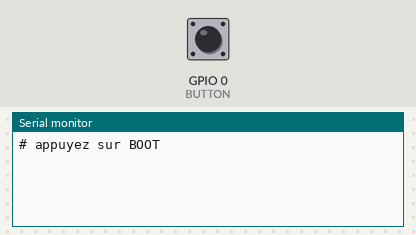
Bench run of a sketch on a simulated ESP32. Shown: the last lines printed to the serial monitor. The inputs (shaded band) are chosen by the test bench; at power-on: GPIO 0 (BUTTON) HIGH.

Above: at 1.5 s.
1.6 s: GPIO 0 (BUTTON) pulled LOW for 0.15 s
At 1.9 s:
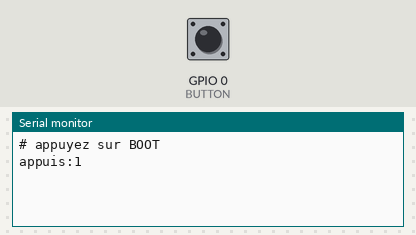
3.2 s: GPIO 0 (BUTTON) pulled LOW for 1 s
At 4.4 s:
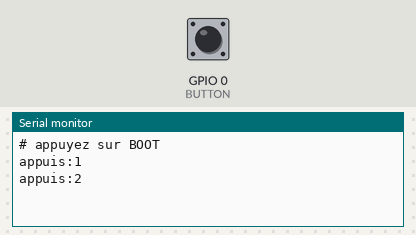
5.7 s: GPIO 0 (BUTTON) pulled LOW for 0.15 s
At 6.2 s:
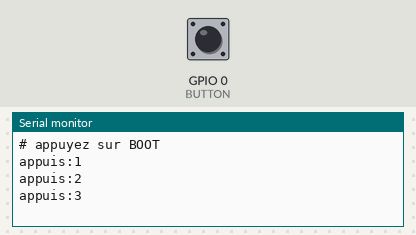

The sketch:

classic_interrupt_counter.ino
```cpp
// ESP32 LAB — Interruption sur front + anti-rebond : compter des appuis ou des impulsions
#include <Arduino.h>

const uint8_t BUTTON = 0;                    // bouton BOOT de la carte
volatile uint32_t count = 0;
volatile uint32_t lastUs = 0;

void ARDUINO_ISR_ATTR onFall() {
  uint32_t t = micros();
  if (t - lastUs > 20000) {                  // ignore les rebonds < 20 ms
    count = count + 1;
    lastUs = t;
  }
}

void setup() {
  Serial.begin(115200);
  delay(300);
  pinMode(BUTTON, INPUT_PULLUP);
  attachInterrupt(digitalPinToInterrupt(BUTTON), onFall, FALLING);
  Serial.println(F("\n# appuyez sur BOOT"));
}

void loop() {
  static uint32_t shown = 0;
  uint32_t c = count;
  if (c != shown) {
    shown = c;
    Serial.printf("appuis:%lu\n", (unsigned long)c);
  }
  delay(10);
}
```

Measured:
- after the input at 1.6 s, the serial monitor: prints a new line at once (image 1)
- after the input at 3.2 s, the serial monitor: prints a new line at once (image 2)
- after the input at 5.7 s, the serial monitor: prints a new line at once (image 3)
